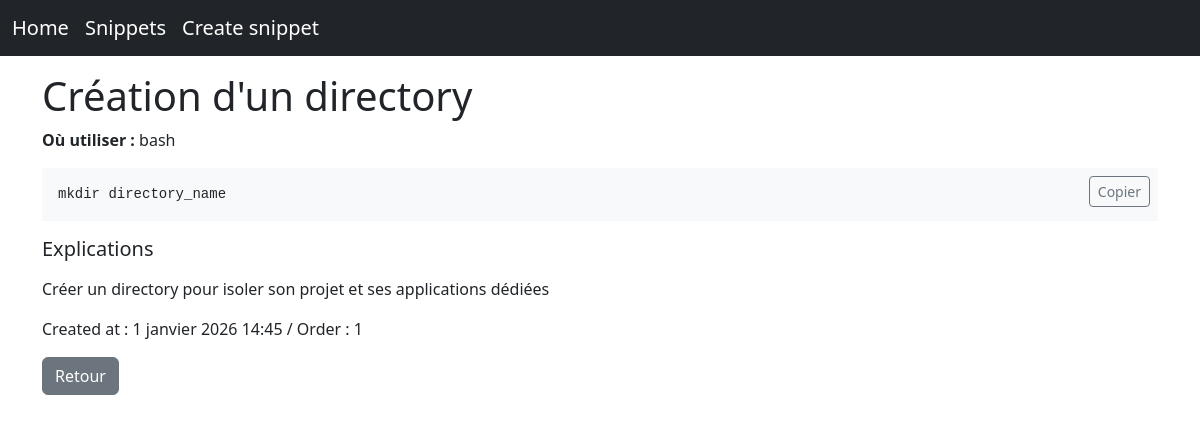
The page /snippets/creation-dun-directory/ on the database its author committed.
### snippets/models.py (models this page shows, shortened)
class Snippet(models.Model):
    title = models.CharField(max_length=100, unique=True)
    slug = models.SlugField(max_length=120, unique=True, blank=True)
    order = models.PositiveIntegerField(blank=True, null=True)
    code = models.TextField()
    created_at = models.DateTimeField(auto_now_add=True)
    location = models.CharField(
        max_length=100,
        blank=True,
        help_text="Où utiliser ce snippet (ex: shell, venv, settings.py, views.py)"
    )
    description = models.TextField(
        blank=True,
        help_text="Commentaires et explications"
    )
    class Meta:
        ordering = ["order", "created_at"]

### snippets/views.py (the view)
# urls.py: path('<slug:slug>/', SnippetDetailView.as_view(), name='snippet_detail'),
class SnippetDetailView(DetailView):
    model = Snippet
    template_name = "snippets/snippet_detail.html"
    context_object_name = "snippet"
    slug_field = "slug"
    slug_url_kwarg = "slug"

### snippets/templates/snippets/snippet_detail.html (shortened to what this page needs)
{% extends "base.html" %}
{% block content %}
<h1>{{ snippet.title }}</h1>
{% if snippet.location %}
<p>
    <strong>Où utiliser :</strong> {{ snippet.location }}
</p>
{% endif %}
<div class="position-relative">
    <button
        class="btn btn-sm btn-outline-secondary position-absolute top-0 end-0 m-2"
        onclick="copySnippet()"
        id="copy-btn"
    >
        Copier
    </button>
    <pre class="bg-light p-3"><code id="snippet-code">{{ snippet.code }}</code></pre>
</div>
{% if snippet.description %}
<div class="mt-3">
    <h5>Explications</h5>
    <p>{{ snippet.description|linebreaks }}</p>
</div>
{% endif %}
<p>
    Created at : {{ snippet.created_at }}
    {% if snippet.order %} / Order : {{ snippet.order }} {% endif %}
</p>
<a class="btn btn-secondary" href="{% url 'snippet_list' %}" class="btn btn-secondary mt-3">
    Retour
</a>
{% endblock %}

### rows shown on the page
Snippet: title "Création d'un directory", location "bash", code "mkdir directory_name", description "Créer un directory pour isoler son projet et ses applications dédiées", created_at "1 janvier 2026 14:45", order "1"
